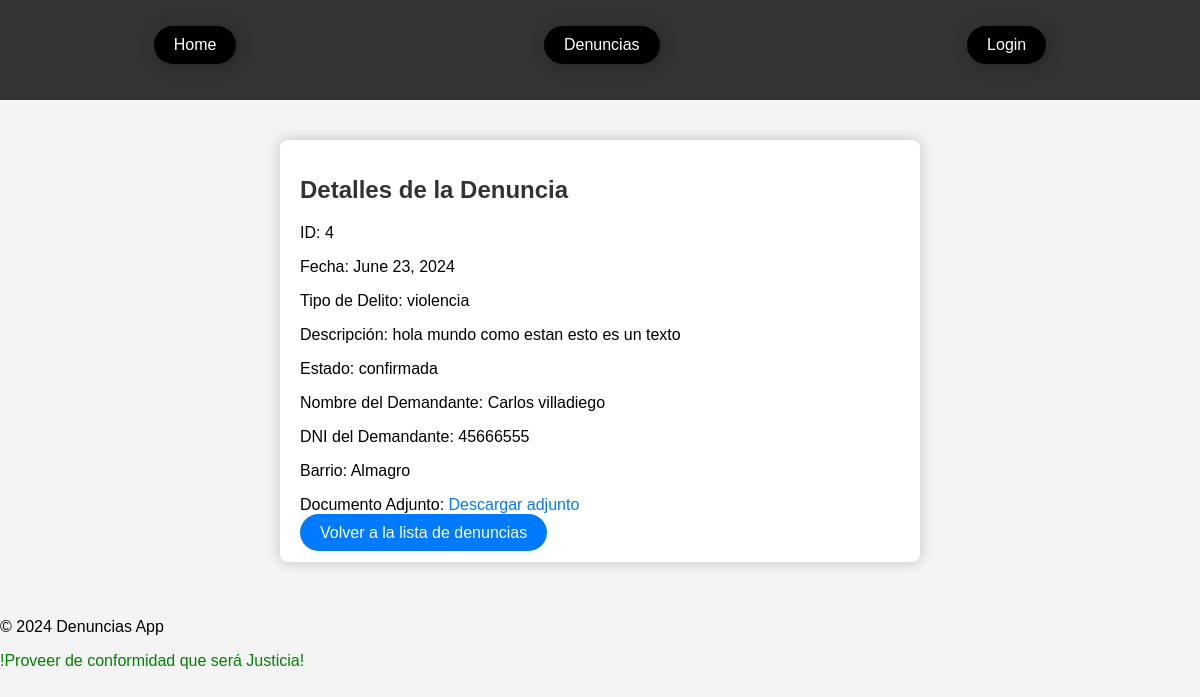
The page /denuncias/4/ on the database its author committed.
### denuncias/models.py (models this page shows, shortened)
class Denuncia(models.Model):
    archivo = models.FileField(upload_to='archivos_denuncias/', null=True, blank=True)
    TIPOS_DELITO = [
        ('robo', 'Robo'),
        ('fraude', 'Fraude'),
        ('violencia', 'Violencia'),
        ('homicidio', 'Homicidio'),
        ('secuestro', 'Secuestro'),
        ('extorsion', 'Extorsión'),
        ('trafico_drogas', 'Tráfico de Drogas'),
        ('trata_personas', 'Trata de Personas'),
        ('lesiones', 'Lesiones'),
        ('estafa', 'Estafa'),
    ]
    BARRIOS = [
        ('Agronomía', 'Agronomía'),
        ('Almagro', 'Almagro'),
        ('Balvanera', 'Balvanera'),
        ('Barracas', 'Barracas'),
        ('Belgrano', 'Belgrano'),
        ('Caballito', 'Caballito'),
        ('Chacarita', 'Chacarita'),
        ('Colegiales', 'Colegiales'),
        ('Constitución', 'Constitución'),
        ('Flores', 'Flores'),
        ('Floresta', 'Floresta'),
        ('La Boca', 'La Boca'),
        ('La Paternal', 'La Paternal'),
        ('Liniers', 'Liniers'),
        ('Mataderos', 'Mataderos'),
        ('Monserrat', 'Monserrat'),
        ('Núñez', 'Núñez'),
        ('Palermo', 'Palermo'),
        ('Parque Avellaneda', 'Parque Avellaneda'),
        ('Parque Chacabuco', 'Parque Chacabuco'),
        ('Parque Patricios', 'Parque Patricios'),
        ('Puerto Madero', 'Puerto Madero'),
        ('Recoleta', 'Recoleta'),
        ('Retiro', 'Retiro'),
        ('Saavedra', 'Saavedra'),
        ('San Cristóbal', 'San Cristóbal'),
        ('San Nicolás', 'San Nicolás'),
        ('San Telmo', 'San Telmo'),
        ('Vélez Sársfield', 'Vélez Sársfield'),
        ('Villa Crespo', 'Villa Crespo'),
        ('Villa del Parque', 'Villa del Parque'),
        ('Villa Devoto', 'Villa Devoto'),
        ('Villa Lugano', 'Villa Lugano'),
        ('Villa Luro', 'Villa Luro'),
        ('Villa Pueyrredón', 'Villa Pueyrredón'),
        ('Villa Urquiza', 'Villa Urquiza'),
    ]
    ESTADOS_DENUNCIA = [
        ('presentada', 'Presentada'),
        ('confirmada', 'Confirmada'),
        ('sentencia_definitiva', 'Sentencia Definitiva'),
    ]
    titulo = models.CharField(max_length=100)
    descripcion = models.TextField()
    nombre_demandante = models.CharField(max_length=100)
    dni_demandante = models.CharField(max_length=15)
    estado = models.CharField(max_length=20, choices=ESTADOS_DENUNCIA, default='presentada')
    tipo_delito = models.CharField(max_length=20, choices=TIPOS_DELITO)
    fecha_creacion = models.DateTimeField(auto_now_add=True)
    barrio = models.CharField(max_length=100, choices=BARRIOS)
    fecha = models.DateField(null=True)
    documento_adjunto = models.FileField(upload_to='documentos_adjuntos/')

### denuncias/views.py (the view)
# urls.py: path('<int:pk>/', views.DenunciaDetailView.as_view(), name='denuncia_detail'),
class DenunciaDetailView(DetailView):
    model = Denuncia
    template_name = 'denuncias/denuncia_detail.html'
    def get_context_data(self, **kwargs):
        context = super().get_context_data(**kwargs)
        user = self.request.user
        if user.is_authenticated:
            if user.is_superuser:
                context['can_edit'] = True
                context['can_delete'] = True
            elif user.groups.filter(name='Empleado').exists():
                context['can_edit'] = True
                context['can_delete'] = False
            else:
                context['can_edit'] = False
                context['can_delete'] = False
        else:
            context['can_edit'] = False
            context['can_delete'] = False
        return context

### denuncias/templates/denuncias/denuncia_detail.html (shortened to what this page needs)
{% extends 'base_generic.html' %}
{% block content %}
<div class="detail-container">
    <h1>Detalles de la Denuncia</h1>
    <p>ID: {{ object.id }}</p>
    <p>Fecha: {{ object.fecha }}</p>
    <p>Tipo de Delito: {{ object.tipo_delito }}</p>
    <p>Descripción: {{ object.descripcion }}</p>
    <p>Estado: {{ object.estado }}</p>
    <p>Nombre del Demandante: {{ object.nombre_demandante }}</p>
    <p>DNI del Demandante: {{ object.dni_demandante }}</p>
    <p>Barrio: {{ object.barrio }}</p>
    {% if object.documento_adjunto %}
    <p>Documento Adjunto: <a href="{{ object.documento_adjunto.url }}" target="_blank">Descargar adjunto</a></p>
    {% else %}
    <p>Documento Adjunto: No hay archivo adjunto</p>
    {% endif %}
    <a href="{% url 'denuncia_list' %}" class="back-button">Volver a la lista de denuncias</a>
</div>
{% endblock %}

### denuncias/static/css/style.css (style rules this page uses)
body { font-family: 'Arial', sans-serif; margin: 0; padding: 0; background-color: #f4f4f4; }
h1 { color: #333; }

### denuncias/templates/denuncias/denuncia_detail.html (style rules this page uses)
body { font-family: Arial, sans-serif; background-color: #f4f4f4; margin: 0; padding: 0; }
.detail-container { max-width: 600px; margin: 20px auto; background-color: #fff; padding: 20px; border-radius: 8px; box-shadow: 0 0 15px rgba(0, 0, 0, 0.2); }
h1 { color: #333; font-size: 24px; margin-bottom: 20px; }
p { margin-bottom: 10px; }
a { color: #007bff; text-decoration: none; }
.back-button { background-color: #007bff; color: white; padding:10px 20px; border-radius:20px; margin:15px 0px 0px 0px; }

### rows shown on the page
Denuncia: id "4", fecha "June 23, 2024", tipo_delito "violencia", descripcion "hola mundo como estan esto es un texto", estado "confirmada", nombre_demandante "Carlos villadiego", dni_demandante "45666555", barrio "Almagro"
